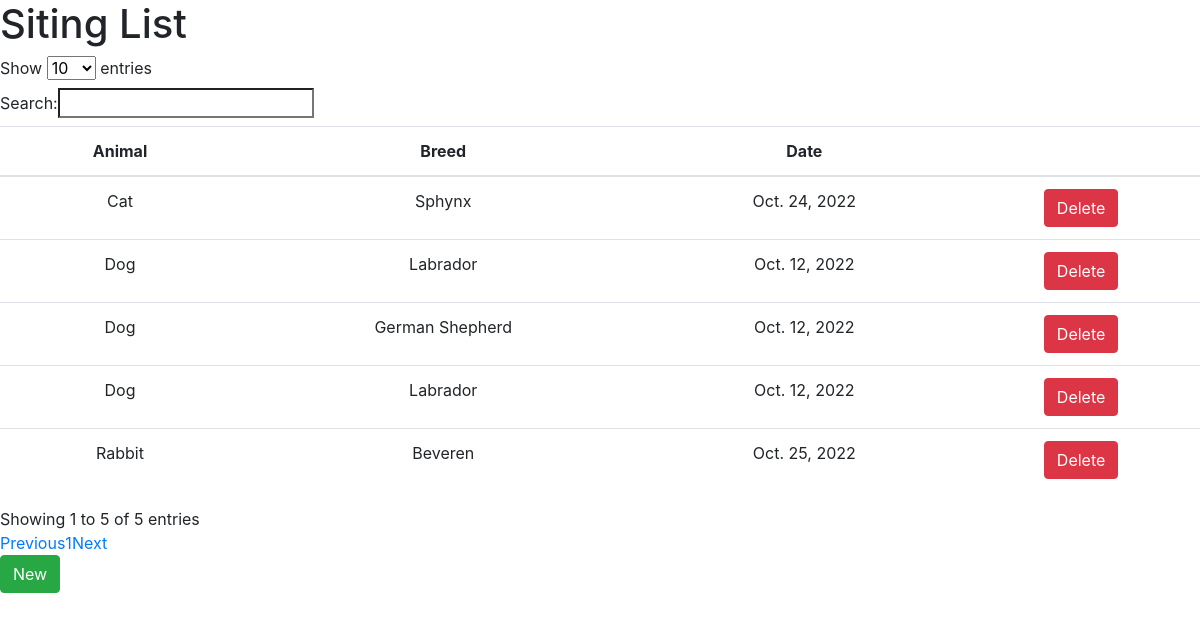
The page / on the database its author committed.
### animalslist/models.py (models this page shows, shortened)
class SittingList(models.Model):
    animals_list = models.ForeignKey(AnimalsList,on_delete=models.CASCADE, blank=True, null=True)
    breeds_list = models.ForeignKey(BreedList, on_delete=models.CASCADE,
                                     blank=True, null=True)
    date = models.DateField(blank=True, default='', null=True)

class AnimalsList(models.Model):
    name = models.CharField(max_length=50,null=True,blank=True)
    def __str__(self):
        return self.name

class BreedList(models.Model):
    name = models.CharField(max_length=50, null=True, blank=True)
    animalslist = models.ForeignKey(AnimalsList,on_delete=models.CASCADE, related_name='animals_list', blank=True, null=True)

### animalslist/views.py (the view)
# urls.py: path('', views.viewanimals)
def viewanimals(request):
    form = ViewSittingListForm()
    sittinglist = SittingList.objects.all()
    args = {'form': form, 'sittinglist': sittinglist}
    return render(request, 'animals.html', args)

### animalslist/forms.py (shortened to what this page needs)
class ViewSittingListForm(forms.Form):
    animal = forms.CharField(required=False)
    breed = forms.CharField(required=False, label='Breeds', widget=forms.Select(
        attrs={'name': 'breed', 'placeholder': 'Choose a Breed'}))
    date = forms.CharField(label="Date", initial='', required=False)
    def __init__(self, *args, **kwargs):
        super(ViewSittingListForm, self).__init__(*args, **kwargs)
        self.fields['animal'] = forms.ModelChoiceField(queryset=AnimalsList.objects.all(),
                                                              empty_label='Choose a Animal',
                                                              required=False)

### animalslist/templates/animals.html (shortened to what this page needs)
<!DOCTYPE html>
<html lang="en">
<head>
    <h1>Siting List</h1>
</head>
<body>
<div>
    <div class="row">
        <div class="col-lg-12 col-md-12 col-sm-12">
            <table id="example" class="table text-center">
                <thead class="thead-inverse">
                <tr>
                    <th>Animal</th>
                    <th>Breed</th>
                    <th>Date</th>
                    <th></th>
                </tr>
                </thead>
                <tbody>
                {% for list in sittinglist %}
                <tr>
                    <td style="width:20%">{{ list.animals_list.name }}</td>
                    <td>{{ list.breeds_list.name }}</td>
                    <td>{{ list.date }}</td>
                    <td>
                        <button name="action" class="btn btn-danger myButton" id="delete" data-id={{ list.id }}>Delete
                        </button>
                    </td>
                </tr>
                {% endfor %}
                </tbody>
            </table>
            <input type="button" value="New" id="b"
                   class="btn btn-success add-form-row">&nbsp;&nbsp;
            <div id="data">
                <form name="myForm" method="post" id="testForm">
                    <div class="row">
                        <div class="col-sm-12">
                        </div>
                    </div>
                    <br>
                    <br>
                    <br>
                    <br>
                </form>
            </div>
</body>
<link rel="stylesheet" href="https://maxcdn.bootstrapcdn.com/bootstrap/4.0.0/css/bootstrap.min.css">
<link rel="stylesheet" href="https://jonthornton.github.io/jquery-timepicker/jquery.timepicker.css">
<link type="text/css" rel="stylesheet" href="https://cdnjs.cloudflare.com/ajax/libs/chosen/1.8.7/chosen.css">
<link rel="stylesheet" href="//code.jquery.com/ui/1.12.1/themes/base/jquery-ui.css">
</html>

### rows shown on the page
SittingList: animals_list.name "Dog", breeds_list.name "Labrador", date "Oct. 12, 2022"
SittingList: animals_list.name "Dog", breeds_list.name "German Shepherd", date "Oct. 12, 2022"
SittingList: animals_list.name "Dog", breeds_list.name "Labrador", date "Oct. 12, 2022"
SittingList: animals_list.name "Rabbit", breeds_list.name "Beveren", date "Oct. 25, 2022"
SittingList: animals_list.name "Cat", breeds_list.name "Sphynx", date "Oct. 24, 2022"
